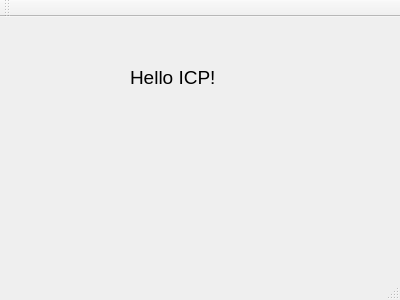
<?xml version="1.0" encoding="UTF-8"?>
<ui version="4.0">
 <class>MainWindow</class>
 <widget class="QMainWindow" name="MainWindow">
  <property name="geometry">
   <rect>
    <x>0</x>
    <y>0</y>
    <width>400</width>
    <height>300</height>
   </rect>
  </property>
  <property name="windowTitle">
   <string>MainWindow</string>
  </property>
  <widget class="QWidget" name="centralWidget">
   <widget class="QLabel" name="label">
    <property name="geometry">
     <rect>
      <x>130</x>
      <y>50</y>
      <width>111</width>
      <height>21</height>
     </rect>
    </property>
    <property name="font">
     <font>
      <pointsize>14</pointsize>
     </font>
    </property>
    <property name="text">
     <string>Hello ICP!</string>
    </property>
   </widget>
  </widget>
  <widget class="QMenuBar" name="menuBar">
   <property name="geometry">
    <rect>
     <x>0</x>
     <y>0</y>
     <width>400</width>
     <height>20</height>
    </rect>
   </property>
  </widget>
  <widget class="QToolBar" name="mainToolBar">
   <attribute name="toolBarArea">
    <enum>TopToolBarArea</enum>
   </attribute>
   <attribute name="toolBarBreak">
    <bool>false</bool>
   </attribute>
  </widget>
  <widget class="QStatusBar" name="statusBar"/>
 </widget>
 <layoutdefault spacing="6" margin="11"/>
 <resources/>
 <connections/>
</ui>
